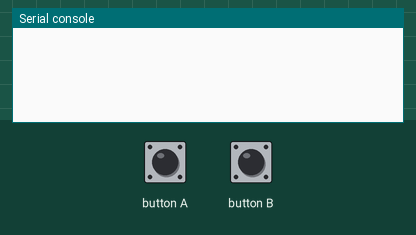
Recording of a program running on a simulated BBC micro:bit running MicroPython. Parts: the last lines printed to the serial console. The inputs (shaded band) are chosen by the test bench. No radio messages arrive unless stated (any console line starting 'radio sent:' is added by the test bench).

Above: at 1.2 s.
1.3 s: button A pressed for 0.15 s
At 1.7 s:
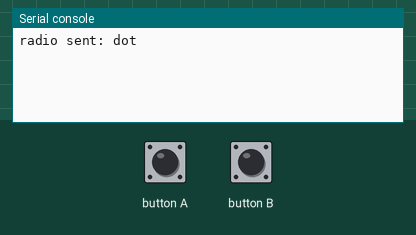
2.9 s: button B pressed for 0.15 s
At 4.1 s:
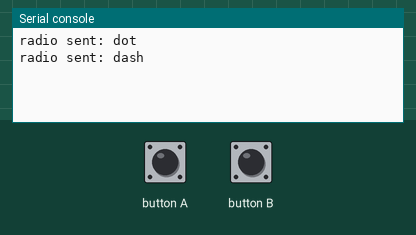

Measured:
- after the input at 1.3 s, the serial console: prints a new line at once (image 1)
- after the input at 2.9 s, the serial console: prints a new line at once (image 2)

The program:

Morse_Code_Transmittor.py
```python
from microbit import *
import radio
radio.on()
while True:
    if button_a.was_pressed():
        radio.send('dot')
        sleep(100)
    elif button_b.was_pressed():
        radio.send('dash')
        sleep(100)
```
